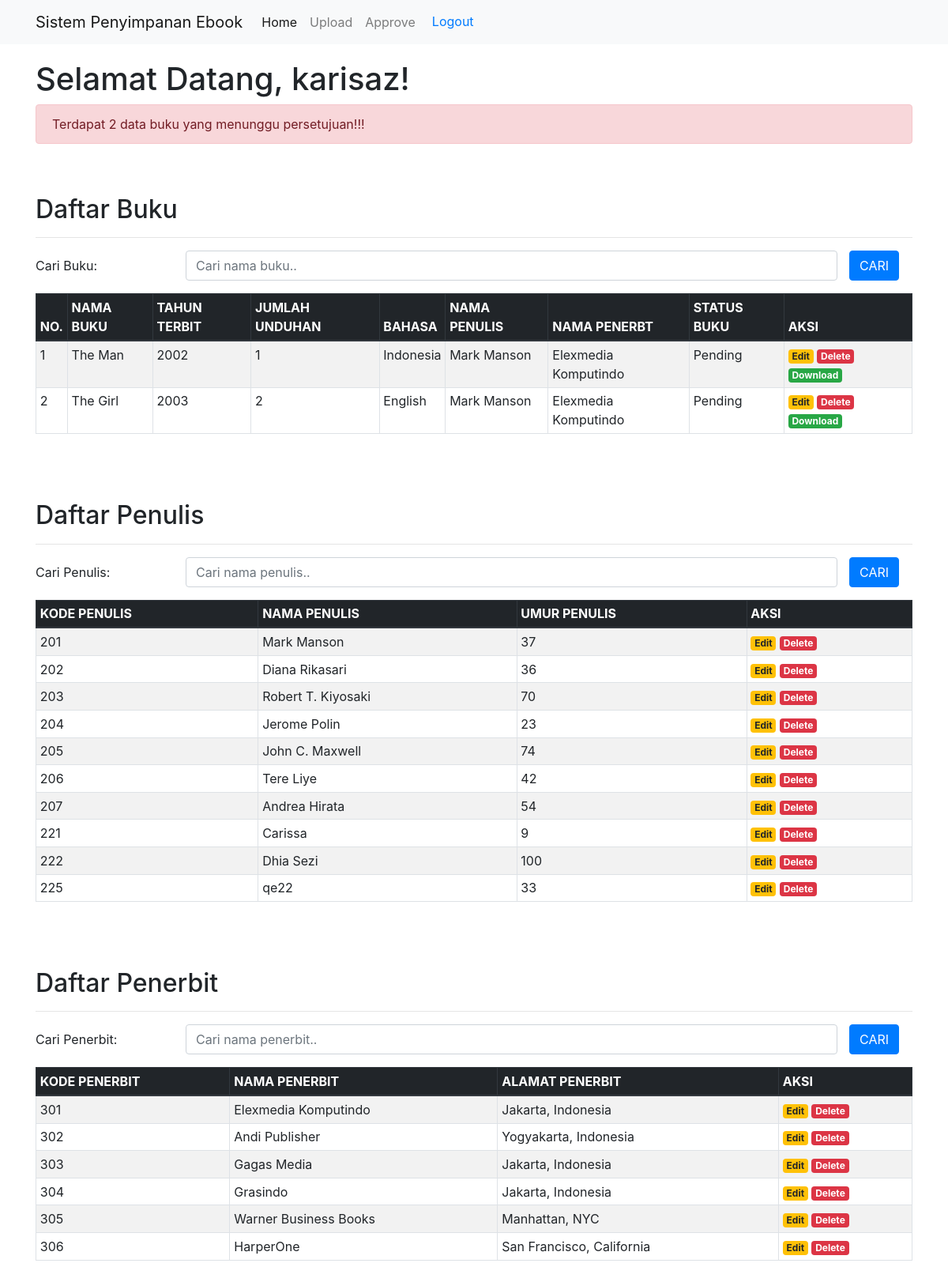
Page /home.php (signed in) on the committed database.
### tables this page shows
CREATE TABLE `buku` (
  `id_buku` int(3) NOT NULL,
  `judul` varchar(100) NOT NULL,
  `tahun` int(4) NOT NULL,
  `jml_unduhan` int(15) NOT NULL,
  `bahasa` varchar(20) NOT NULL,
  `book_file` varchar(500) NOT NULL,
  `kd_penerbit` int(3) NOT NULL,
  `kd_penulis` int(3) NOT NULL,
  `is_delete` bit(1) NOT NULL DEFAULT b'0',
  `status_buku` int(11) NOT NULL DEFAULT 0
);

CREATE TABLE `penulis` (
  `id_penulis` int(3) NOT NULL,
  `nama` varchar(100) NOT NULL,
  `umur` int(3) NOT NULL,
  `is_delete` bit(1) NOT NULL DEFAULT b'0'
);

CREATE TABLE `penerbit` (
  `id_penerbit` int(3) NOT NULL,
  `nama` varchar(100) NOT NULL,
  `alamat` varchar(150) NOT NULL,
  `is_delete` bit(1) NOT NULL DEFAULT b'0'
);

### home.php (the view, shortened to what this page needs)
<?php
include('config.php');
$sql = "SELECT * FROM buku WHERE status_buku = 0";
$query = mysqli_query($conn, $sql);
$jumlahPending = mysqli_num_rows($query);
?>
<!DOCTYPE html>
<html lang="en">
<head>
    <link rel="stylesheet" href="https://stackpath.bootstrapcdn.com/bootstrap/4.1.3/css/bootstrap.min.css">
</head>
<body>
    <form action="" method="POST" class="login-email" enctype="multipart/form-data">
	<nav class="navbar navbar-expand-lg navbar-light bg-light">
		<div class="container">
			<a class="navbar-brand" href="#">Sistem Penyimpanan Ebook</a>
			<div class="collapse navbar-collapse" id="navbarSupportedContent">
				<ul class="navbar-nav mr-auto">
					<li class="nav-item active">
						<a class="nav-link" href="index.php">Home</a>
					</li>
					<li class="nav-item">
						<a class="nav-link" href="tambah.php">Upload</a>
					</li>
					<li class="nav-item">
						<div class="d-inline">
							<a class="nav-link" href="approve.php">Approve</a>
						</div>
					</li>
                    <li>
                        <div class="input-group">
                            <a href="logout.php" class="btn">Logout</a>
                        </div>
                    </li>
				</ul>
			</div>
		</div>
	</nav>
	<div class="container" style="margin-top:20px">
		<?php echo "<h1>Selamat Datang, " . $_SESSION['username'] ."!". "</h1>"; ?>
		<div class="alert alert-danger" role="alert">
			Terdapat <?=$jumlahPending;?> data buku yang menunggu persetujuan!!!
		</div>
		<br><br>
		<h2>Daftar Buku</h2>
		<hr>
		<form action="" method="post">
			<div class="form-group row">
				<label class="col-sm-2 col-form-label">Cari Buku: </label>
				<div class="col-sm-9">
					<input type="text" name="cari_buku" class="form-control"
					 placeholder="Cari nama buku.." size="4" autocomplete = "off">
				</div>
				<div class="col-sm-15">
					<input type="submit" name="cariBuku" class="btn btn-primary" value="CARI">
				</div>
			</div>
		</form>
		<table class="table table-striped table-hover table-sm table-bordered">
			<thead class="thead-dark">
				<tr>
					<th>NO.</th>
					<th>NAMA BUKU</th>
					<th>TAHUN TERBIT</th>
					<th>JUMLAH UNDUHAN</th>
					<th>BAHASA</th>
					<th>NAMA PENULIS</th>
					<th>NAMA PENERBT</th>
					<th>STATUS BUKU</th>
					<th>AKSI</th>
				</tr>
			</thead>
			<tbody>
				<?php
			if(isset($_POST['cariBuku'])){
				$cari_buku = $_POST['cari_buku'];
				$buku = mysqli_query($conn, "SELECT A.id_buku, A.judul, A.tahun, A.jml_unduhan, A.bahasa, A.book_file, A.status_buku, B.nama AS nama_penerbit,
				C.nama AS nama_penulis from buku A INNER JOIN penerbit B ON A.kd_penerbit = B.id_penerbit
				INNER JOIN penulis C ON A.kd_penulis = C.id_penulis WHERE a.is_delete = 0 and b.is_delete = 0 and c.is_delete = 0
				AND (A.judul LIKE '%".$cari_buku."%')");
			}else{
				$buku = mysqli_query($conn, "SELECT A.id_buku, A.judul, A.tahun, A.jml_unduhan, A.bahasa, A.book_file, A.status_buku, B.nama AS nama_penerbit,
				C.nama AS nama_penulis from buku A INNER JOIN penerbit B ON A.kd_penerbit = B.id_penerbit
				INNER JOIN penulis C ON A.kd_penulis = C.id_penulis");
			}
				if(mysqli_num_rows($buku) > 0){
					$no = 1;
					$statusBuku = "";
					while($data = mysqli_fetch_array($buku)){
					if($data['status_buku'] == 0){
						$statusBuku = "Pending";
					}else if($data['status_buku'] == 1){
						$statusBuku = "Approved";
					}
						echo '
						<tr>
							<td>'.$no.'</td>
							<td>'.$data['judul'].'</td>
							<td>'.$data['tahun'].'</td>
							<td>'.$data['jml_unduhan'].'</td>
							<td>'.$data['bahasa'].'</td>
							<td>'.$data['nama_penulis'].'</td>
							<td>'.$data['nama_penerbit'].'</td>
							<td>'.$statusBuku.'</td>
							<td>
								<a href="editBuku.php?id='.$data['id_buku'].'" class="badge badge-warning">Edit</a>
								<a href="deleteBuku.php?id='.$data['id_buku'].'&book_file='.$data['book_file'].'" class="badge badge-danger" onclick="return confirm(\'Yakin ingin menghapus data ini?\')">Delete</a>
								<a href="download.php?book_file='.$data['book_file'].'" class="badge badge-success">Download</a>
							</td>
						</tr>
						';
						$no++;
					}
				}else{
					echo '
					<tr>
						<td colspan="6">Tidak ada data.</td>
					</tr>
					';
				}
				?>
		</table>
	</div>
    <br> </br>
    <div class="container" style="margin-top:20px">
		<h2>Daftar Penulis</h2>
		<hr>
		<form action="" method="post">
			<div class="form-group row">
				<label class="col-sm-2 col-form-label">Cari Penulis: </label>
				<div class="col-sm-9">
					<input type="text" name="cari_penulis" class="form-control"
					 placeholder="Cari nama penulis.." size="4" autocomplete = "off">
				</div>
				<div class="col-sm-15">
					<input type="submit" name="cariPenulis" class="btn btn-primary" value="CARI">
				</div>
			</div>
		</form>
		<table class="table table-striped table-hover table-sm table-bordered">
			<thead class="thead-dark">
				<tr>
					<th>KODE PENULIS</th>
					<th>NAMA PENULIS</th>
					<th>UMUR PENULIS</th>
					<th>AKSI</th>
				</tr>
			</thead>
			<tbody>
			<?php
				if(isset($_POST['cariPenulis'])){
					$cari_penulis = $_POST['cari_penulis'];
					$penulis = mysqli_query($conn, "SELECT * FROM penulis WHERE is_delete=0 AND (nama LIKE '%".$cari_penulis."%')");
				}else{
					$penulis = mysqli_query($conn, "SELECT * FROM penulis WHERE is_delete=0  ORDER BY id_penulis ASC") or die(mysqli_error($conn));
				}
				if(mysqli_num_rows($penulis) > 0){
					while($data = mysqli_fetch_array($penulis)){
						echo '
						<tr>
							<td>'.$data['id_penulis'].'</td>
							<td>'.$data['nama'].'</td>
							<td>'.$data['umur'].'</td>
							<td>
								<a href="editPenulis.php?id='.$data['id_penulis'].'" class="badge badge-warning">Edit</a>
								<a href="deletePenulis.php?id='.$data['id_penulis'].'" class="badge badge-danger" onclick="return confirm(\'Yakin ingin menghapus data ini?\')">Delete</a>
							</td>
						</tr>
						';
					}
				}else{
					echo '
					<tr>
						<td colspan="6">Tidak ada data.</td>
					</tr>
					';
				}
				?>
		</table>
	</div>
	    <br> </br>
		<div class="container" style="margin-top:20px">
		<h2>Daftar Penerbit</h2>
		<hr>
		<form action="" method="post">
			<div class="form-group row">
				<label class="col-sm-2 col-form-label">Cari Penerbit: </label>
				<div class="col-sm-9">
					<input type="text" name="cari_penerbit" class="form-control"
					 placeholder="Cari nama penerbit.." size="4" autocomplete = "off">
				</div>
				<div class="col-sm-15">
					<input type="submit" name="cariPenerbit" class="btn btn-primary" value="CARI">
				</div>
			</div>
		</form>
		<table class="table table-striped table-hover table-sm table-bordered">
			<thead class="thead-dark">
				<tr>
					<th>KODE PENERBIT</th>
					<th>NAMA PENERBIT</th>
					<th>ALAMAT PENERBIT</th>
					<th>AKSI</th>
				</tr>
			</thead>
			<tbody>
		<?php
			if(isset($_POST['cariPenerbit'])){
				$cari_penerbit = $_POST['cari_penerbit'];
				$penerbit = mysqli_query($conn, "SELECT * FROM penerbit WHERE is_delete=0 AND (nama LIKE '%".$cari_penerbit."%')");
			}else{
                $penerbit = mysqli_query($conn, "SELECT * FROM penerbit WHERE is_delete=0 ORDER BY id_penerbit ASC") or die(mysqli_error($conn));
			}
				if(mysqli_num_rows($penerbit) > 0){
					while($data = mysqli_fetch_array($penerbit)){
						echo '
						<tr>
							<td>'.$data['id_penerbit'].'</td>
							<td>'.$data['nama'].'</td>
							<td>'.$data['alamat'].'</td>
							<td>
								<a href="editPenerbit.php?id='.$data['id_penerbit'].'" class="badge badge-warning">Edit</a>
								<a href="deletePenerbit.php?id='.$data['id_penerbit'].'" class="badge badge-danger" onclick="return confirm(\'Yakin ingin menghapus data ini?\')">Delete</a>
							</td>
						</tr>
						';
					}
				}else{
					echo '
					<tr>
						<td colspan="6">Tidak ada data.</td>
					</tr>
					';
				}
				?>
		</table>
	</div>
    <br> </br>
<br></br>
    </form>
</body>
</html>

### rows in the picture
buku: judul "The Man", tahun "2002", jml_unduhan "1", bahasa "Indonesia", kd_penulis.nama "Mark Manson", kd_penerbit.nama "Elexmedia Komputindo", status_buku "Pending"
buku: judul "The Girl", tahun "2003", jml_unduhan "2", bahasa "English", kd_penulis.nama "Mark Manson", kd_penerbit.nama "Elexmedia Komputindo", status_buku "Pending"
penulis: id_penulis "201", nama "Mark Manson", umur "37"
penulis: id_penulis "202", nama "Diana Rikasari", umur "36"
penulis: id_penulis "203", nama "Robert T. Kiyosaki", umur "70"
penulis: id_penulis "204", nama "Jerome Polin", umur "23"
penulis: id_penulis "205", nama "John C. Maxwell", umur "74"
penulis: id_penulis "206", nama "Tere Liye", umur "42"
penulis: id_penulis "207", nama "Andrea Hirata", umur "54"
penulis: id_penulis "221", nama "Carissa", umur "9"
penulis: id_penulis "222", nama "Dhia Sezi", umur "100"
penulis: id_penulis "225", nama "qe22", umur "33"
penerbit: id_penerbit "301", nama "Elexmedia Komputindo", alamat "Jakarta, Indonesia"
penerbit: id_penerbit "302", nama "Andi Publisher", alamat "Yogyakarta, Indonesia"
penerbit: id_penerbit "303", nama "Gagas Media", alamat "Jakarta, Indonesia"
penerbit: id_penerbit "304", nama "Grasindo", alamat "Jakarta, Indonesia"
penerbit: id_penerbit "305", nama "Warner Business Books", alamat "Manhattan, NYC"
penerbit: id_penerbit "306", nama "HarperOne", alamat "San Francisco, California"

### other values in the picture
$_SESSION['username'] "karisaz"
$jumlahPending "2"
